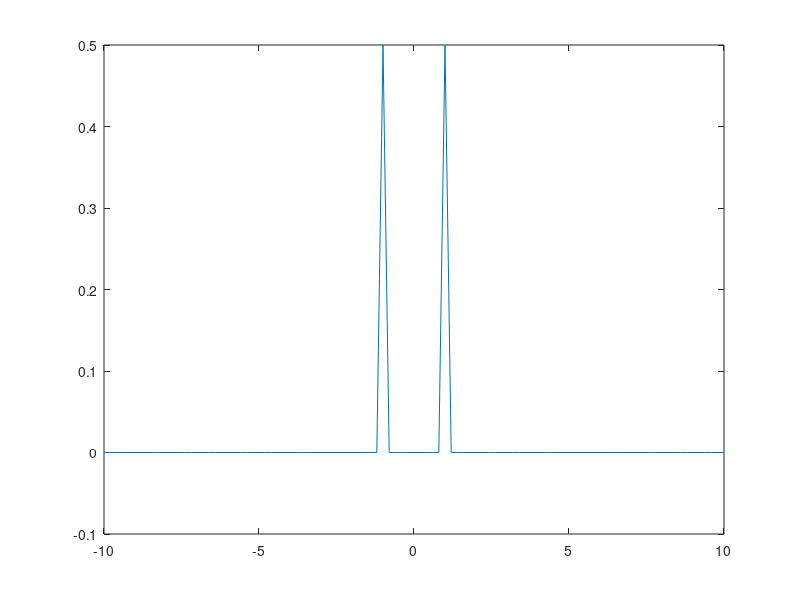

Write MATLAB code to recreate this figure.
%test findpeak

nu=-10:0.2:10;
L=length(nu);
f=zeros(1,L);
xmin=-50;
xmax=50;



for(i=1:L)
    fun = @(x) exp(-x.^2*nu(i).^-2).*(x);
    f(i)=integral(fun,xmin,xmax);
end
plot(nu,f)